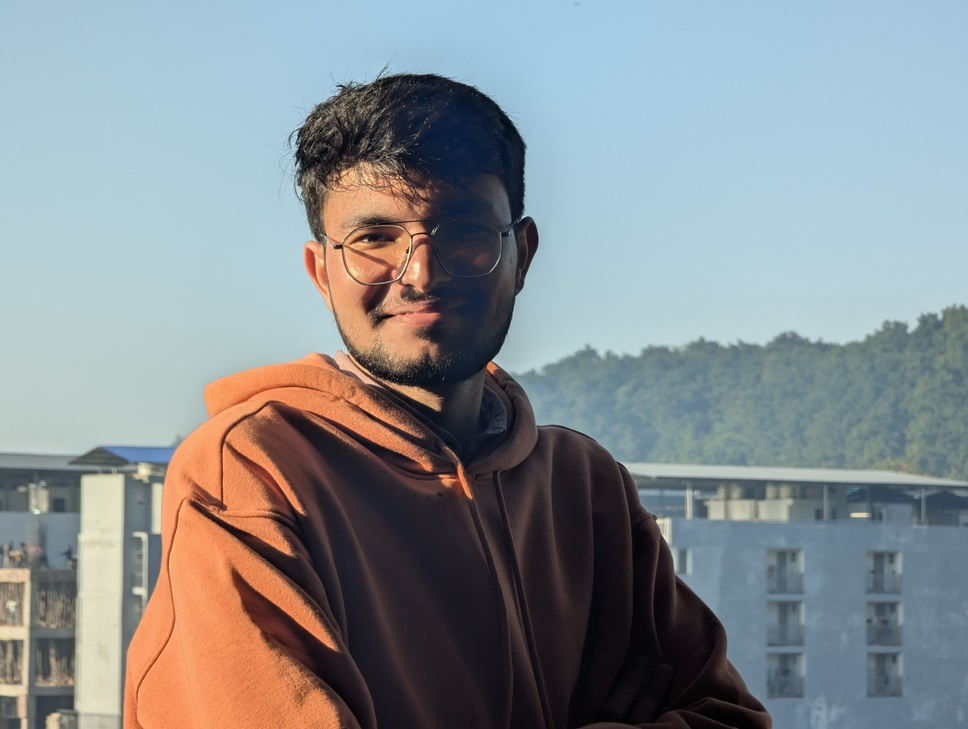
#> input picture muki.jpg, 968 x 729 px, shrunk from 4080 x 3072 before the run
$ jupyter execute 14thJan.ipynb
#> lines starting #> are read from the running program, lines starting #| are printed output that depends on the picture
Point Processing Techniques

[cell 1]
import cv2
import numpy as np

[cell 2]
img=cv2.imread("muki.jpg",0)
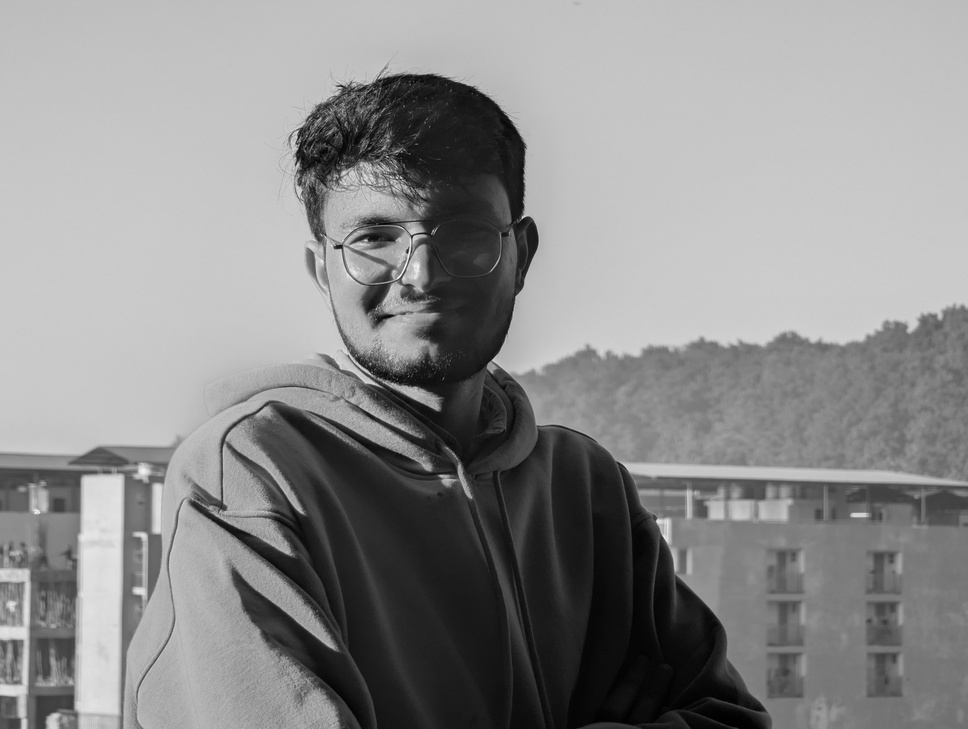
#> img: shape (729, 968); min 0, max 255, mean 139.5
win="muk"
cv2.imshow(win,img)

[cell 3]
if img is None:
    print("image is not loaded")
else:
    m,n=img.shape
#> m = 729; n = 968

[cell 4]
print(m,"*",n)
#| 729 * 968

[cell 5]
# max grey level - og img
l=img.max()
#> l = 255
print(l)
#| 255

[cell 6]
img_neg=l-img
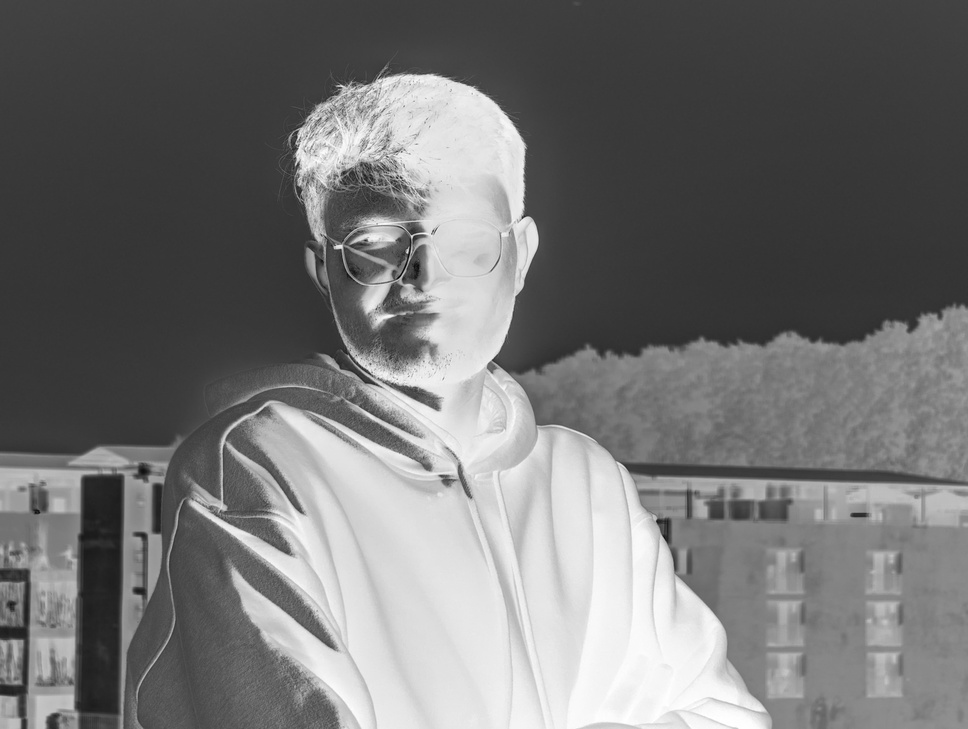
#> img_neg: shape (729, 968); min 0, max 255, mean 115.5

[cell 7]
# convert the np array img_neg to
# a png image
cv2.imwrite('cameranan_negative.png',img_neg)
#> Out = True
